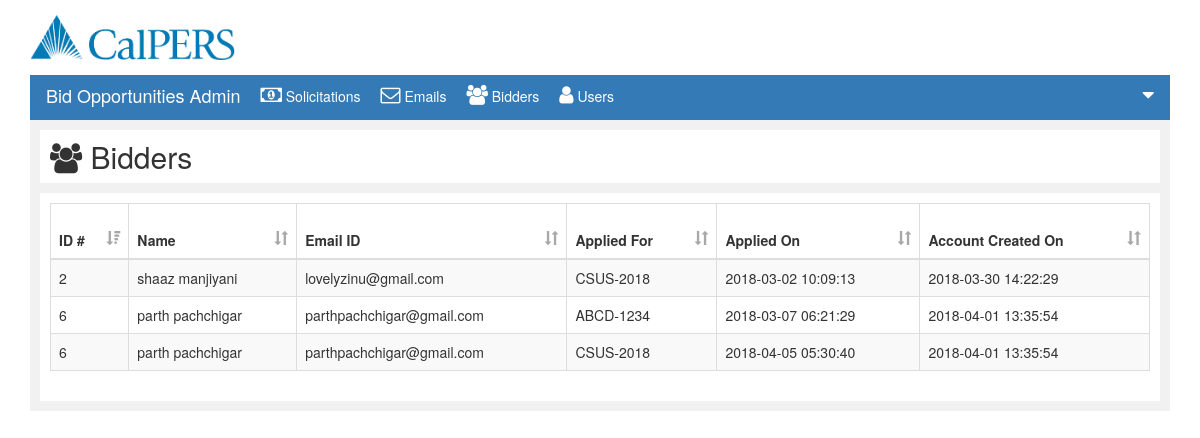
The page /bidder.php?listType=Bidders on the database its author committed.
### tables this page shows
CREATE TABLE IF NOT EXISTS `person` (
  `pid` int(11) NOT NULL AUTO_INCREMENT,
  `f_name` varchar(25) NOT NULL,
  `m_init` varchar(1) NOT NULL,
  `l_name` varchar(25) NOT NULL,
  `email` varchar(50) NOT NULL,
  `address` varchar(200) DEFAULT NULL,
  `city` varchar(25) DEFAULT NULL,
  `state` varchar(2) DEFAULT NULL,
  `zip` bigint(6) DEFAULT NULL,
  `phone` bigint(10) DEFAULT NULL,
  `fax` bigint(10) DEFAULT NULL,
  `ssn` int(10) NOT NULL,
  `password` varchar(100) NOT NULL,
  `rid` int(11) NOT NULL,
  `creationDate` datetime NOT NULL DEFAULT CURRENT_TIMESTAMP,
  `subscription_Date` datetime DEFAULT CURRENT_TIMESTAMP,
  `subscription_flag` int(1) DEFAULT '1',
  PRIMARY KEY (`pid`)
);

CREATE TABLE IF NOT EXISTS `bid_transactions` (
  `id` int(11) NOT NULL AUTO_INCREMENT,
  `bid_id` varchar(9) NOT NULL,
  `bidder_id` int(11) NOT NULL,
  `Date_submtd` datetime NOT NULL DEFAULT CURRENT_TIMESTAMP,
  `DT_Modified` datetime NOT NULL DEFAULT CURRENT_TIMESTAMP,
  `Eval_Status` varchar(50) NOT NULL DEFAULT 'Submitted',
  `Bid_Amount` int(11) NOT NULL DEFAULT '0',
  `Score` int(11) NOT NULL DEFAULT '0',
  `comments` varchar(250) NOT NULL,
  `Bidder_Status` varchar(50) NOT NULL DEFAULT 'Under Review',
  `ModifiedBy` varchar(50) DEFAULT NULL,
  PRIMARY KEY (`id`)
);

### submit.php (the view, shortened to what this page needs)
<?php
function bidderList(){
	$conn = mysqli_connect($GLOBALS['servername'], $GLOBALS['username'], $GLOBALS['password'], $GLOBALS['dbname']);
	if (!$conn) {
		die("Connection failed: " . mysqli_connect_error());
	}else{
		$sql="SELECT * FROM person p
		INNER JOIN bid_transactions bt ON p.pid = bt.bidder_id AND p.rid=2";
		$res= mysqli_query($conn,$sql);
		if(mysqli_num_rows($res)>0){
			$msg="<table id='currentstable' class='table table-striped table-bordered datatable'>
			<thead>
			<tr>
			<th onclick='sortTable(0)'> ID # <span class='glyphicon glyphicon-sort-by-attributes-alt'></span></th>
			<th onclick='sortTable(1)'> Name <span class='glyphicon glyphicon-sort'></span></th>
			<th onclick='sortTable(2)'> Email ID <span class='glyphicon glyphicon-sort'></span></th>
			<th onclick='sortTable(3)'> Applied For <span class='glyphicon glyphicon-sort'></span></th>
			<th onclick='sortTable(4)'> Applied On <span class='glyphicon glyphicon-sort'></span></th>
			<th onclick='sortTable(5)'> Account Created On <span class='glyphicon glyphicon-sort'></span></th>
			</tr>
			</thead>";
			while($row=mysqli_fetch_assoc($res)){
				$msg=$msg."<tr>
				<td>".$row["pid"]."</td>
				<td>".$row["f_name"]." ".$row["l_name"]."</td>
				<td>".$row["email"]."</td>
				<td>".$row["bid_id"]."</td>
				<td>".$row["Date_submtd"]."</td>
				<td>".$row["creationDate"]."</td>
				</tr>";
			}
			$msg=$msg."</table>";
			echo $msg;
		}
	}
}
?>

### css/custom.css (style rules this page uses)
body { padding-top: 0 !important; }
#currentstable th { height:55px; background: none; }
#currentstable span { color:#a8a8a8; float: right; }

### rows shown on the page
person: pid "2", f_name "shaaz", l_name "manjiyani", email "lovelyzinu@gmail.com", creationDate "2018-03-30 14:22:29"
bid_transactions: bid "CSUS-2018", Date_submtd "2018-03-02 10:09:13"
person: pid "6 6", f_name "parth parth", l_name "pachchigar pachchigar", email "parthpachchigar@gmail.com parthpachchigar@gmail.com", creationDate "2018-04-01 13:35:54 2018-04-01 13:35:54"
bid_transactions: bid "ABCD-1234", Date_submtd "2018-03-07 06:21:29"
bid_transactions: bid "CSUS-2018", Date_submtd "2018-04-05 05:30:40"
